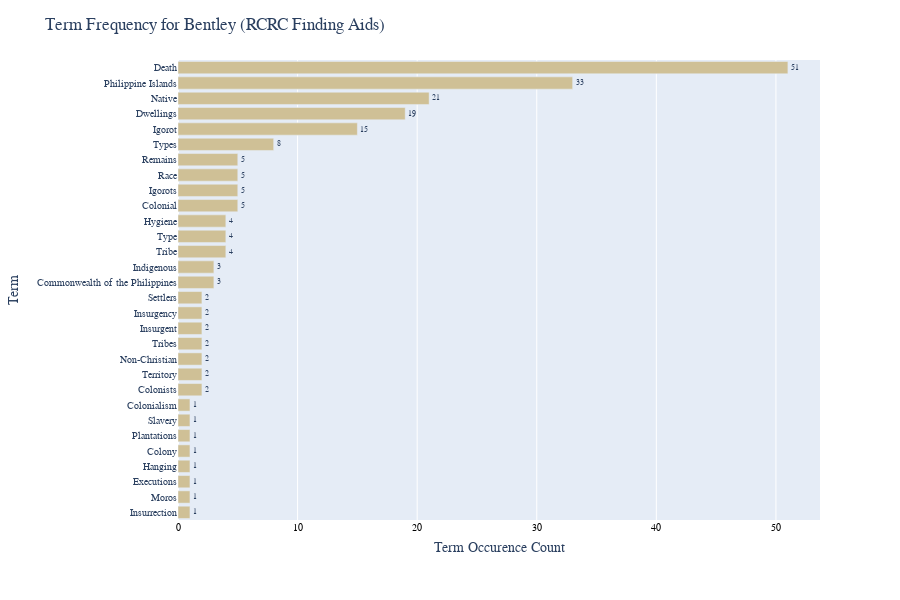

Notebook cell for this chart:
### Markdown cell above
The above shows a basic bar chart, ordered from most frequent
to least frequent term. If looking at multiple groupings, the above
function will create multiple bar charts. 

The following sections demonstrate additional visualizations, for a single grouping
of finding aid data. For the case of multiple groups (or, in our case repositories)
see the additional visualization notebooks.

## Visualization: occurence in a horizontal bar chart

### Code cell
# bar charts for individual repos - horizontal

def visualize_individual_repository_terms_bar_horiz(list_of_dataframes):
    '''
    This function takes a list of strings (list_of_dataframes), which identify the names of dataframes (corresponding to an archival repository),
    then generates a horizontal bar chart to show how many times a list of requested terms appears in the corresponding finding aid documents.
    Requires the calculate_term_frequency function.
    Processes data using pandas and generates charts using plotly (px) & plotly express (pio).
    '''
    for i in range(len(list_of_dataframes)):
        # calculate term frequency
        term_frequency = calculate_term_frequency(matched_results[repo_list[i]], repo_list[i]).sort_values('Total_Frequency', ascending=True)
        term_frequency.head()

        # Visualization in Charts Horizontallly
        fig = px.bar(term_frequency, y='Term', x='Total_Frequency', text='Total_Frequency',
                        color='DataFrame', color_discrete_map=colors, text_auto=True,
                        labels={'Total_Frequency':'Term Occurence Count','DataFrame':'Repository'})
        fig.update_traces(textposition='outside', insidetextanchor='middle', 
                          textfont=dict(family='Arial',size=8))
        fig.update_layout(title_text=f'Term Frequency for { repo_list[i] } ({project_name})',
                          xaxis_title_standoff=10, height=600, 
                          showlegend=False, font_family=global_font_info['font_family'])
        fig.update_yaxes(tickfont=dict(family='Arial', size=10))
        fig.update_xaxes(tickangle=0, tickfont=dict(family='Arial', color='black', size=10))
        fig.show()
        pio.write_image(fig, f'term_frequency_byrepo_{ repo_list[i] }_horizbar.png', scale=4)

visualize_individual_repository_terms_bar_horiz(repo_list)

### Figure 1 — Plotly figure (JSON) as saved in the notebook; plotly's stock layout.template omitted (floating-point values rounded to 4 significant figures)
{"data": [{"alignmentgroup": "True", "hovertemplate": "Repository=Bentley<br>Term Occurence Count=%{text}<br>Term=%{y}<extra></extra>", "insidetextanchor": "middle", "legendgroup": "Bentley", "marker": {"color": "#CFC096", "pattern": {"shape": ""}}, "name": "Bentley", "offsetgroup": "Bentley", "orientation": "h", "showlegend": true, "text": [1, 1, 1, 1, 1, 1, 1, 1, 2, 2, 2, 2, 2, 2, 2, 3, 3, 4, 4, 4, 5, 5, 5, 5, 8, 15, 19, 21, 33, 51], "textfont": {"family": "Arial", "size": 8}, "textposition": "outside", "texttemplate": "%{x}", "type": "bar", "x": [1, 1, 1, 1, 1, 1, 1, 1, 2, 2, 2, 2, 2, 2, 2, 3, 3, 4, 4, 4, 5, 5, 5, 5, 8, 15, 19, 21, 33, 51], "xaxis": "x", "y": ["Insurrection", "Moros", "Executions", "Hanging", "Colony", "Plantations", "Slavery", "Colonialism", "Colonists", "Territory", "Non-Christian", "Tribes", "Insurgent", "Insurgency", "Settlers", "Commonwealth of the Philippines", "Indigenous", "Tribe", "Type", "Hygiene", "Colonial", "Igorots", "Race", "Remains", "Types", "Igorot", "Dwellings", "Native", "Philippine Islands", "Death"], "yaxis": "y"}], "layout": {"barmode": "relative", "font": {"family": "Georgia"}, "height": 600, "legend": {"title": {"text": "Repository"}, "tracegroupgap": 0}, "margin": {"t": 60}, "showlegend": false, "title": {"text": "Term Frequency for Bentley (RCRC Finding Aids)"}, "xaxis": {"anchor": "y", "domain": [0, 1], "tickangle": 0, "tickfont": {"color": "black", "family": "Arial", "size": 10}, "title": {"standoff": 10, "text": "Term Occurence Count"}}, "yaxis": {"anchor": "x", "domain": [0, 1], "tickfont": {"family": "Arial", "size": 10}, "title": {"text": "Term"}}}}
